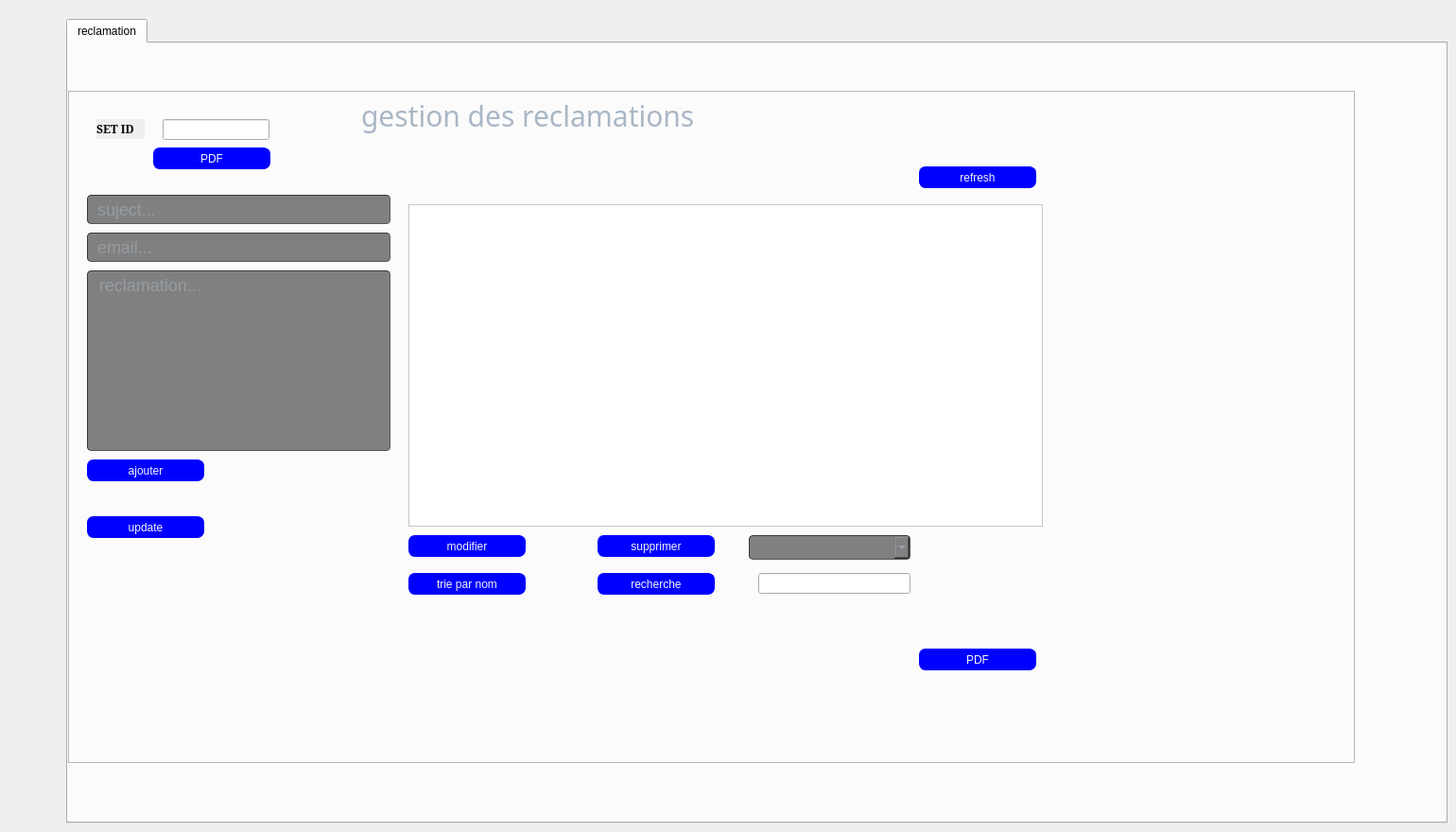
    <widget class="QWidget" name="tab_5">
     <attribute name="title">
      <string>Gestion des reclamations</string>
     </attribute>
     <widget class="QTabWidget" name="tabWidget_4">
      <property name="geometry">
       <rect>
        <x>70</x>
        <y>20</y>
        <width>1461</width>
        <height>851</height>
       </rect>
      </property>
      <property name="styleSheet">
       <string notr="true"/>
      </property>
      <property name="currentIndex">
       <number>0</number>
      </property>
      <widget class="QWidget" name="tab_6">
       <attribute name="title">
        <string>reclamation</string>
       </attribute>
       <widget class="QFrame" name="frame_2">
        <property name="geometry">
         <rect>
          <x>0</x>
          <y>50</y>
          <width>1361</width>
          <height>711</height>
         </rect>
        </property>
        <property name="styleSheet">
         <string notr="true"/>
        </property>
        <property name="frameShape">
         <enum>QFrame::StyledPanel</enum>
        </property>
        <property name="frameShadow">
         <enum>QFrame::Raised</enum>
        </property>
        <widget class="QTableView" name="tableView_3">
         <property name="geometry">
          <rect>
           <x>360</x>
           <y>120</y>
           <width>671</width>
           <height>341</height>
          </rect>
         </property>
         <property name="styleSheet">
          <string notr="true">background:white;</string>
         </property>
        </widget>
        <widget class="QPushButton" name="pushButton_11">
         <property name="geometry">
          <rect>
           <x>360</x>
           <y>470</y>
           <width>124</width>
           <height>23</height>
          </rect>
         </property>
         <property name="styleSheet">
          <string notr="true">QPushButton {
color: rgb(245, 245, 245);
background-color: rgb(0, 0, 255);
border-width: 1px;
border-color: rgb(0, 0, 255);
border-style: solid;
border-radius: 7;
padding: 3px;
font-size: 75 ;
padding-left: 1px;
padding-right: 1px;
min-width: 120px;
max-width: 50px;
min-height: 15px;
max-height: 15px;
font: 75 12pt &quot;NSimSun&quot;;
}</string>
         </property>
         <property name="text">
          <string>modifier</string>
         </property>
        </widget>
        <widget class="QPushButton" name="pushButton_12">
         <property name="geometry">
          <rect>
           <x>560</x>
           <y>470</y>
           <width>124</width>
           <height>23</height>
          </rect>
         </property>
         <property name="styleSheet">
          <string notr="true">QPushButton {
color: rgb(245, 245, 245);
background-color: rgb(0, 0, 255);
border-width: 1px;
border-color: rgb(0, 0, 255);
border-style: solid;
border-radius: 7;
padding: 3px;
font-size: 75 ;
padding-left: 1px;
padding-right: 1px;
min-width: 120px;
max-width: 50px;
min-height: 15px;
max-height: 15px;
font: 75 12pt &quot;NSimSun&quot;;
}</string>
         </property>
         <property name="text">
          <string>supprimer</string>
         </property>
        </widget>
        <widget class="QPushButton" name="pushButton_3">
         <property name="geometry">
          <rect>
           <x>900</x>
           <y>590</y>
           <width>124</width>
           <height>23</height>
          </rect>
         </property>
         <property name="styleSheet">
          <string notr="true">QPushButton {
color: rgb(245, 245, 245);
background-color: rgb(0, 0, 255);
border-width: 1px;
border-color: rgb(0, 0, 255);
border-style: solid;
border-radius: 7;
padding: 3px;
font-size: 75 ;
padding-left: 1px;
padding-right: 1px;
min-width: 120px;
max-width: 50px;
min-height: 15px;
max-height: 15px;
font: 75 12pt &quot;NSimSun&quot;;
}</string>
         </property>
         <property name="text">
          <string>PDF</string>
         </property>
        </widget>
        <widget class="QComboBox" name="comboBox_3">
         <property name="geometry">
          <rect>
           <x>720</x>
           <y>470</y>
           <width>171</width>
           <height>26</height>
          </rect>
         </property>
         <property name="styleSheet">
          <string notr="true">border-width: 1px; border-radius: 4px;
font-size: 18px;
	border-color: rgb(58, 58, 58);
	border-style: inset;
	padding: 0 8px;
	color: #a9b7c6;
	background:gray;
	selection-background-color:#007b50;
	selection-color: #FFFFFF;</string>
         </property>
        </widget>
        <widget class="QLabel" name="label_21">
         <property name="geometry">
          <rect>
           <x>310</x>
           <y>-10</y>
           <width>411</width>
           <height>71</height>
          </rect>
         </property>
         <property name="styleSheet">
          <string notr="true">font-family: century gothic;
font-size: 30px;
color: #a9b7c6;</string>
         </property>
         <property name="text">
          <string>gestion des reclamations</string>
         </property>
        </widget>
        <widget class="QLineEdit" name="lineEdit_3">
         <property name="geometry">
          <rect>
           <x>20</x>
           <y>110</y>
           <width>321</width>
           <height>31</height>
          </rect>
         </property>
         <property name="styleSheet">
          <string notr="true">border-width: 1px; border-radius: 4px;
font-size: 18px;
	border-color: rgb(58, 58, 58);
	border-style: inset;
	padding: 0 8px;
	color: #a9b7c6;
	background:gray;
	selection-background-color:#007b50;
	selection-color: #FFFFFF;</string>
         </property>
         <property name="inputMask">
          <string/>
         </property>
         <property name="placeholderText">
          <string>suject...</string>
         </property>
        </widget>
        <widget class="QLineEdit" name="lineEdit_4">
         <property name="geometry">
          <rect>
           <x>20</x>
           <y>150</y>
           <width>321</width>
           <height>31</height>
          </rect>
         </property>
         <property name="styleSheet">
          <string notr="true">border-width: 1px; border-radius: 4px;
font-size: 18px;
	border-color: rgb(58, 58, 58);
	border-style: inset;
	padding: 0 8px;
	color: #a9b7c6;
	background:gray;
	selection-background-color:#007b50;
	selection-color: #FFFFFF;</string>
         </property>
         <property name="placeholderText">
          <string>email...</string>
         </property>
        </widget>
        <widget class="QPlainTextEdit" name="plainTextEdit">
         <property name="geometry">
          <rect>
           <x>20</x>
           <y>190</y>
           <width>321</width>
           <height>191</height>
          </rect>
         </property>
         <property name="styleSheet">
          <string notr="true">border-width: 1px; border-radius: 4px;
font-size: 18px;
	border-color: rgb(58, 58, 58);
	border-style: inset;
	padding: 0 8px;
	color: #a9b7c6;
	background:gray;
	selection-background-color:#007b50;
	selection-color: #FFFFFF;</string>
         </property>
         <property name="placeholderText">
          <string>reclamation...</string>
         </property>
        </widget>
        <widget class="QPushButton" name="pushButton_10">
         <property name="geometry">
          <rect>
           <x>20</x>
           <y>390</y>
           <width>124</width>
           <height>23</height>
          </rect>
         </property>
         <property name="styleSheet">
          <string notr="true">QPushButton {
color: rgb(245, 245, 245);
background-color: rgb(0, 0, 255);
border-width: 1px;
border-color: rgb(0, 0, 255);
border-style: solid;
border-radius: 7;
padding: 3px;
font-size: 75 ;
padding-left: 1px;
padding-right: 1px;
min-width: 120px;
max-width: 50px;
min-height: 15px;
max-height: 15px;
font: 75 12pt &quot;NSimSun&quot;;
}</string>
         </property>
         <property name="text">
          <string>ajouter</string>
         </property>
        </widget>
        <widget class="QPushButton" name="pushButton_">
         <property name="geometry">
          <rect>
           <x>20</x>
           <y>450</y>
           <width>124</width>
           <height>23</height>
          </rect>
         </property>
         <property name="styleSheet">
          <string notr="true">QPushButton {
color: rgb(245, 245, 245);
background-color: rgb(0, 0, 255);
border-width: 1px;
border-color: rgb(0, 0, 255);
border-style: solid;
border-radius: 7;
padding: 3px;
font-size: 75 ;
padding-left: 1px;
padding-right: 1px;
min-width: 120px;
max-width: 50px;
min-height: 15px;
max-height: 15px;
font: 75 12pt &quot;NSimSun&quot;;
}</string>
         </property>
         <property name="text">
          <string>update</string>
         </property>
        </widget>
        <widget class="QPushButton" name="pushButton_2_">
         <property name="geometry">
          <rect>
           <x>900</x>
           <y>80</y>
           <width>124</width>
           <height>23</height>
          </rect>
         </property>
         <property name="styleSheet">
          <string notr="true">QPushButton {
color: rgb(245, 245, 245);
background-color: rgb(0, 0, 255);
border-width: 1px;
border-color: rgb(0, 0, 255);
border-style: solid;
border-radius: 7;
padding: 3px;
font-size: 75 ;
padding-left: 1px;
padding-right: 1px;
min-width: 120px;
max-width: 50px;
min-height: 15px;
max-height: 15px;
font: 75 12pt &quot;NSimSun&quot;;
}</string>
         </property>
         <property name="text">
          <string>refresh</string>
         </property>
        </widget>
        <widget class="QPushButton" name="pushButton_4_">
         <property name="geometry">
          <rect>
           <x>90</x>
           <y>60</y>
           <width>124</width>
           <height>23</height>
          </rect>
         </property>
         <property name="styleSheet">
          <string notr="true">QPushButton {
color: rgb(245, 245, 245);
background-color: rgb(0, 0, 255);
border-width: 1px;
border-color: rgb(0, 0, 255);
border-style: solid;
border-radius: 7;
padding: 3px;
font-size: 75 ;
padding-left: 1px;
padding-right: 1px;
min-width: 120px;
max-width: 50px;
min-height: 15px;
max-height: 15px;
font: 75 12pt &quot;NSimSun&quot;;
}</string>
         </property>
         <property name="text">
          <string>PDF</string>
         </property>
        </widget>
        <widget class="QLineEdit" name="line_pdf">
         <property name="geometry">
          <rect>
           <x>100</x>
           <y>30</y>
           <width>113</width>
           <height>22</height>
          </rect>
         </property>
        </widget>
        <widget class="QLabel" name="label_22">
         <property name="geometry">
          <rect>
           <x>30</x>
           <y>30</y>
           <width>51</width>
           <height>21</height>
          </rect>
         </property>
         <property name="font">
          <font>
           <family>MS Serif</family>
           <weight>75</weight>
           <bold>true</bold>
           <stylestrategy>PreferAntialias</stylestrategy>
          </font>
         </property>
         <property name="autoFillBackground">
          <bool>true</bool>
         </property>
         <property name="frameShadow">
          <enum>QFrame::Sunken</enum>
         </property>
         <property name="text">
          <string>SET ID</string>
         </property>
        </widget>
        <widget class="QPushButton" name="trienom">
         <property name="geometry">
          <rect>
           <x>360</x>
           <y>510</y>
           <width>124</width>
           <height>23</height>
          </rect>
         </property>
         <property name="styleSheet">
          <string notr="true">QPushButton {
color: rgb(245, 245, 245);
background-color: rgb(0, 0, 255);
border-width: 1px;
border-color: rgb(0, 0, 255);
border-style: solid;
border-radius: 7;
padding: 3px;
font-size: 75 ;
padding-left: 1px;
padding-right: 1px;
min-width: 120px;
max-width: 50px;
min-height: 15px;
max-height: 15px;
font: 75 12pt &quot;NSimSun&quot;;
}</string>
         </property>
         <property name="text">
          <string>trie par nom</string>
         </property>
        </widget>
        <widget class="QPushButton" name="recherche_3">
         <property name="geometry">
          <rect>
           <x>560</x>
           <y>510</y>
           <width>124</width>
           <height>23</height>
          </rect>
         </property>
         <property name="styleSheet">
          <string notr="true">QPushButton {
color: rgb(245, 245, 245);
background-color: rgb(0, 0, 255);
border-width: 1px;
border-color: rgb(0, 0, 255);
border-style: solid;
border-radius: 7;
padding: 3px;
font-size: 75 ;
padding-left: 1px;
padding-right: 1px;
min-width: 120px;
max-width: 50px;
min-height: 15px;
max-height: 15px;
font: 75 12pt &quot;NSimSun&quot;;
}</string>
         </property>
         <property name="text">
          <string>recherche</string>
         </property>
        </widget>
        <widget class="QLineEdit" name="recherche_4">
         <property name="geometry">
          <rect>
           <x>730</x>
           <y>510</y>
           <width>161</width>
           <height>22</height>
          </rect>
         </property>
        </widget>
        <zorder>label_21</zorder>
        <zorder>pushButton_2_</zorder>
        <zorder>pushButton_4_</zorder>
        <zorder>label_22</zorder>
        <zorder>recherche_3</zorder>
        <zorder>recherche_4</zorder>
        <zorder>lineEdit_3</zorder>
        <zorder>tableView_3</zorder>
        <zorder>pushButton_11</zorder>
        <zorder>pushButton_12</zorder>
        <zorder>comboBox_3</zorder>
        <zorder>lineEdit_4</zorder>
        <zorder>plainTextEdit</zorder>
        <zorder>pushButton_10</zorder>
        <zorder>pushButton_3</zorder>
        <zorder>line_pdf</zorder>
        <zorder>trienom</zorder>
        <zorder>pushButton_</zorder>
       </widget>
      </widget>
     </widget>
    </widget>
